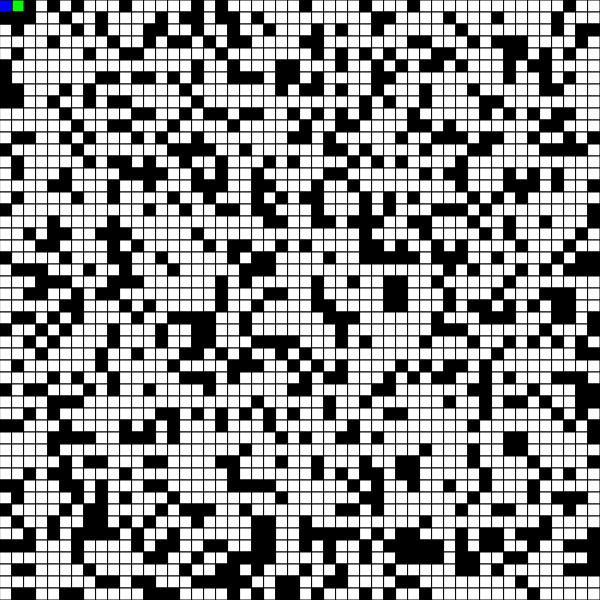
Frame 1 (no input)
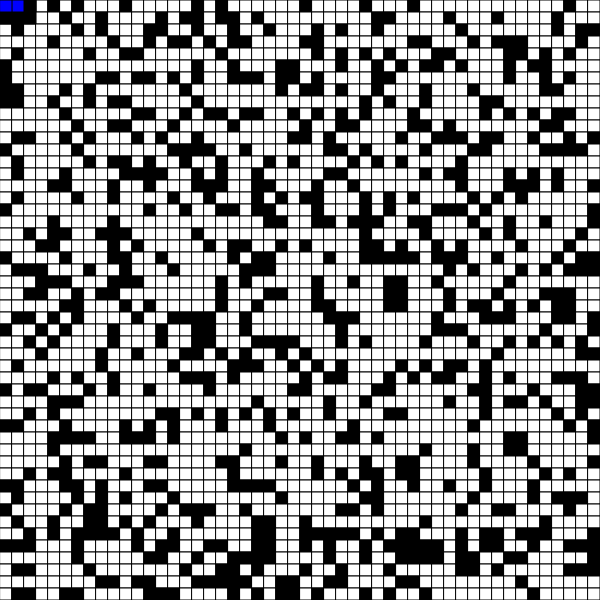
Frame 60 (no input)
Frame 120 (the mouse pressed at the canvas centre since frame 60): identical to frame 60, image omitted

The p5.js sketch that drew these frames (run headless with seeded random() and noise() and a simulated clock; from frame 60 on, the mouse is pressed at the canvas centre):

// p5.js sketch
// ── sketch.js
/*
A* Path Finding Algorithm
Tom Osborne
02 January 2022
*/
let cols = 50;
let rows = 50;
let grid = new Array(cols);

let open_set = [];
let closed_set = [];
let start;
let end;
let w, h;
let path = [];

function removeFromArr(arr, elt) {
    for (let i = arr.length-1; i >= 0; i--) {
        if (arr[i] == elt) {
            arr.splice(i, 1);
        }
    }
}

function heuristic(a, b) {
    return dist(a.i, a.j, b.i, b.j); // Euclidean
    // return abs(a.i - b.i) + abs(a.j - b.j); // Manhattan
}

class Cell {
    constructor(i, j){
        this.i = i;
        this.j = j;
        this.f = 0;
        this.g = 0;
        this.h = 0;    
        this.neighbours = [];
        this.parent = undefined;
        this.wall = false;

        if (random(1) < 0.3) {
            this.wall = true;
        }
    }

    show(colour) {
        fill(colour);
        if (this.wall == true){
            fill(0);
        }
        noStroke;
        rect(this.i * w, this.j * h, w, h);
    }

    add_neighbours() {
        let i = this.i;
        let j = this.j;

        if (i < cols - 1) {     // Right
            this.neighbours.push(grid[i + 1][j]);
        }
        if (i > 0) {            // Left
            this.neighbours.push(grid[i - 1][j]);
        }
        if (j < rows - 1) {     // Bottom
            this.neighbours.push(grid[i][j + 1]);
        }
        if (j > 0) {            // Top
            this.neighbours.push(grid[i][j - 1]);
        }
        if (i < cols -1 && j < rows - 1) { // Bottom-Right
            this.neighbours.push(grid[i + 1][j + 1])
        }
        if (i > 0 && j < rows - 1) { // Bottom-Left
            this.neighbours.push(grid[i - 1][j + 1])
        }
        if (i < cols -1 && j > 0) { // Top-Left
            this.neighbours.push(grid[i + 1][j - 1])
        }
        if (i > 0 && j > 0) { // Bottom-Left
            this.neighbours.push(grid[i - 1][j - 1])
        }
    }
}

function setup(){
    createCanvas(600, 600);

    w = width / cols;
    h = height / rows;

    // Create a 2d array
    for (let i = 0; i < cols; i++) {
        grid[i] = new Array(rows);
    }
    
    // Fill the array with Cell objects
    for (let i = 0; i < cols; i++) {
        for (let j = 0; j < cols; j++) {
            grid[i][j] = new Cell(i, j);
        }
    }

    // Add neighbours
    for (let i = 0; i < cols; i++) {
        for (let j = 0; j < cols; j++) {
            grid[i][j].add_neighbours(grid);
        }
    }

    start = grid[0][0];
    start.wall == false;

    end = grid[cols-1][rows - 1];
    end.wall = false;

    open_set.push(start);

}

function draw() {

    // A* Algorithm
    if (open_set.length > 0) {

        let record = 0;
        for (let i = 0; i < open_set.length; i++) {
            if (open_set[i].f < open_set[record].f) {
                record = i;
            }
        }

        current = open_set[record];

        if (current === end) {
            noLoop();
            console.log("done!");
            console.log(grid);
            console.log(path);
        }

        // Move checked cells to the closed set
        removeFromArr(open_set, current);
        closed_set.push(current);

        let neighbours = current.neighbours;
        
        for (let i = 0; i < neighbours.length; i++) {
            let neighbour = neighbours[i];

            if (!closed_set.includes(neighbour) && current.wall == false) {
                let temp_g = current.g + 1;

                if (open_set.includes(neighbour)) {
                    if(temp_g < neighbour.g) {
                        neighbour.g = temp_g;
                    }
                } else {
                    neighbour.g = temp_g;
                    open_set.push(neighbour);
                }

                neighbour.h = heuristic(neighbour, end);
                neighbour.f = neighbour.g + neighbour.h;
                neighbour.parent = current;
            }

        }

    } else {
        // no solution
    }

    // Draw grid
    for (let i = 0; i < cols; i++) {
        for (let j = 0; j < cols; j++) {
            grid[i][j].show(color(255));
        }
    }

    // Show open set
    for (let i = 0; i < open_set.length; i++) {
        open_set[i].show(color(0, 255, 0));
    }

    // Show closed set
    for (let i = 0; i < closed_set.length; i++) {
        closed_set[i].show(color(255, 0, 0));
    }

    // Find and show the path
    path = [];
    let temp = current;
    path.push(temp);

    while (temp.parent) {
        path.push(temp.parent);
        temp = temp.parent;
    }

    for (let i = 0; i < path.length; i++) {
        path[i].show(color(0, 0, 255));
    }
}
